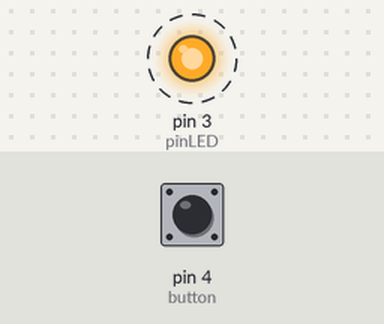
Bench run of a sketch on a simulated Arduino Uno, built with avr-gcc and run on an emulated ATmega328P. Parts: output pins drawn as LEDs (lit = HIGH). Dashed ring = blinking. The test bench sets the inputs (shaded band); at power-on: pin 4 (button) HIGH.

Above: at 0.05 s.
Timing chart, 0 to 3.0 s (numbered marks = the images above):
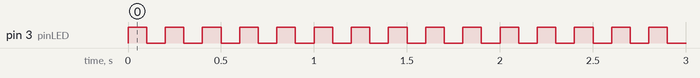

Measured:
- by itself, pin 3 (pinLED): alternates HIGH for 0.10 s and LOW for 0.10 s

The sketch:

sirenWithPot.ino
```cpp
/* Blinks an LED at pin 3 and speeds up or down
 *  the blinking depending on input from button
 *  at pin 4 and a pot at A0. When button is
 *  pressed, the speed is set as per the input
 *  from pot.
 */

 const int pot = A0;
 const int button = 4;
 const int pinLED = 3;
 int del = 100; // for delay from 20 to 100

 void setup() {
  // put your setup code here, to run once:
  pinMode(pot, INPUT);
  pinMode(button, INPUT);
  pinMode(pinLED, OUTPUT);
  digitalWrite(button, HIGH); // sets pull up resistor
}

void loop() {
  // put your main code here, to run repeatedly:
  // check which button is pressed and up or down the
  // delay accrdingly in increments of 10 msec
  if(digitalRead(button) == LOW){
    del = analogRead(pot);
    // constrain the delay between 20 and 100
    del = map(del, 0, 1023, 20, 100);
  }
  // blink the LED at computed delay
  digitalWrite(pinLED, HIGH);
  delay(del);
  digitalWrite(pinLED, LOW);
  delay(del);
}
```
